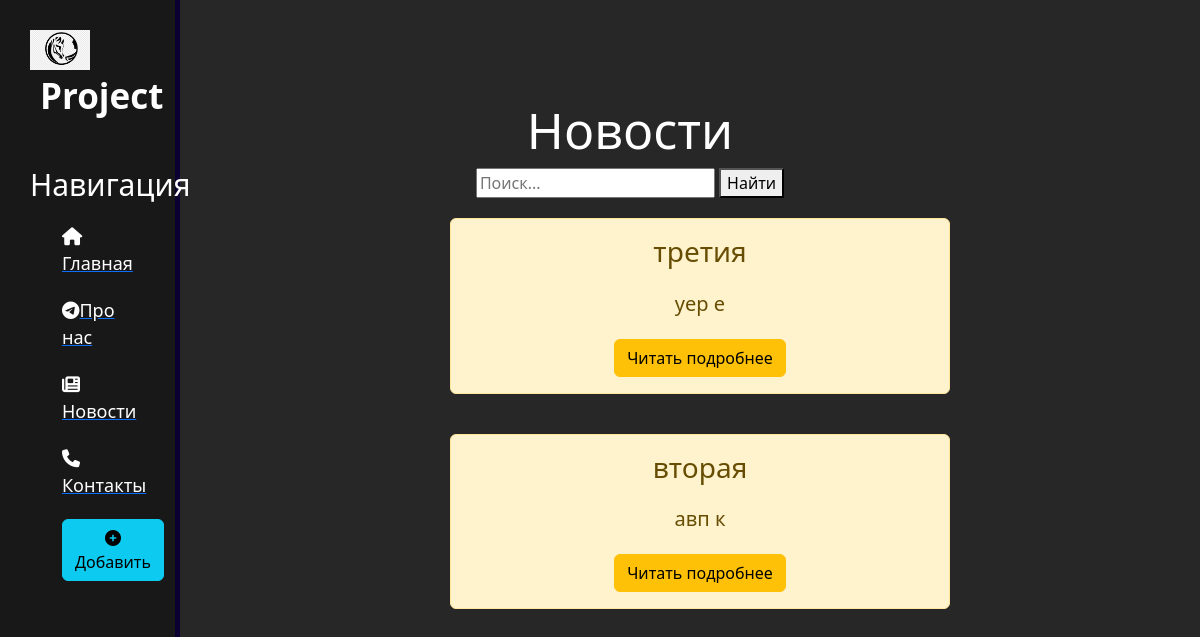
Before: /news/ with the older database file.
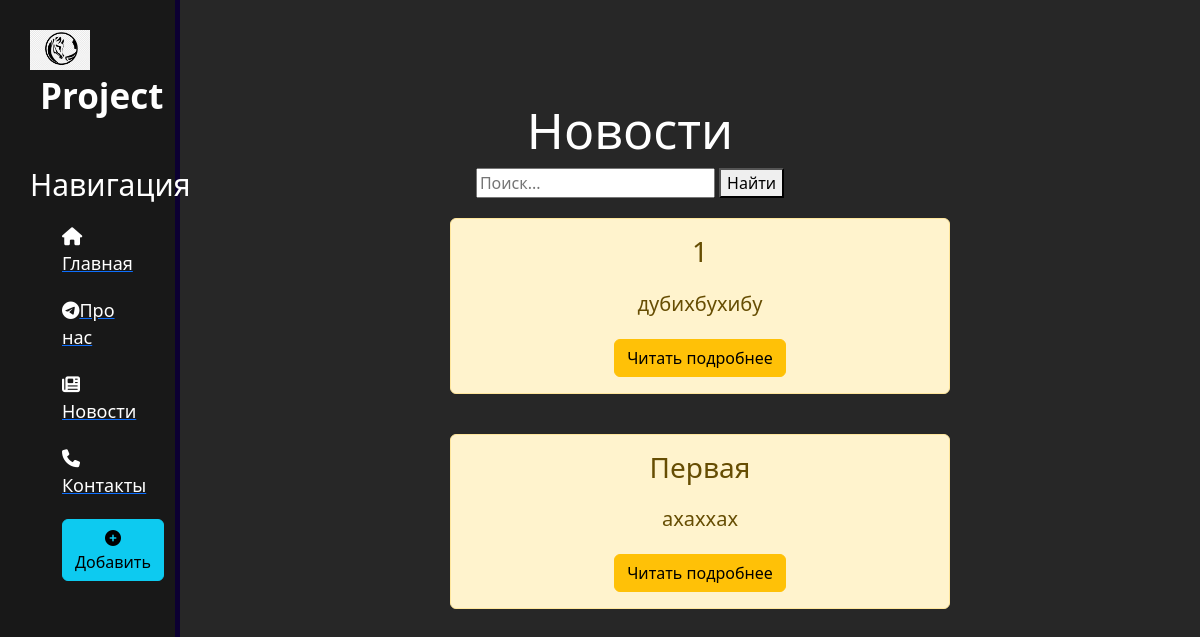
After: the same page with the newer database file.
### news/models.py (models this page shows, shortened)
class Articles(models.Model):
    title = models.CharField('Название', max_length=100)
    anons = models.CharField('Анонс', max_length=250)
    full_text = models.TextField('Статья')
    date = models.DateTimeField('Дата публикации')
    class Meta:
        verbose_name = 'Новость'
        verbose_name_plural = 'Новости'

### news/views.py (the view)
# urls.py: path('', views.news_home, name='news_home'),
def news_home(request):
    news = Articles.objects.order_by('-date')[:2]
    return render(request, 'news/news_home.html',{'news': news})

### news/templates/news/news_home.html (shortened to what this page needs)
{% extends 'main/layout.html' %}
{% block content %}
    <div class="features">
        <h1>Новости</h1>
           <form method="get" action="{% url 'search_results' %}">
                <input type="text" name="query" placeholder="Поиск...">
                <button type="submit">Найти</button>
            </form>
        {% for el in news %}
            <div class="alert alert-warning">
                <h3>{{ el.title }}</h3>
                <p>{{ el.anons }}</p>
                <a href="{% url 'news_detail' el.id %}" class="btn btn-warning">Читать подробнее</a>
            </div>
        {% endfor %}
    </div>
{% endblock %}

Changed rows visible on the page:
removed Articles: title "третия", anons "уер е"
removed Articles: title "вторая", anons "авп к"
added Articles: title "1", anons "дубихбухибу"
now on this page (row unchanged): Articles: title "Первая", anons "ахаххах"
